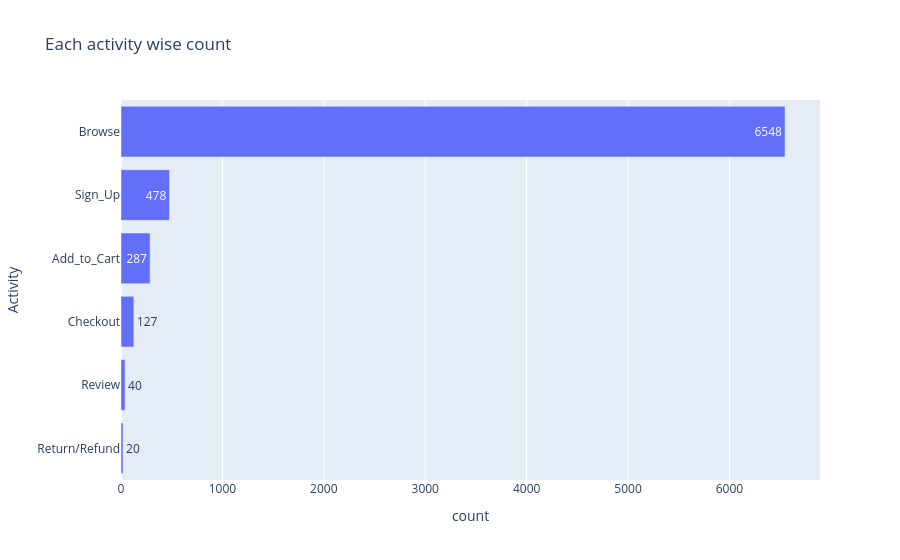

Source (notebook cell):
### Code cell
fig = px.bar(data_frame=z1,x='count',y='Activity',text='count', orientation = 'h',title='Each activity wise count')
fig.update_yaxes(autorange="reversed")
fig.show()

### Figure 1 — Plotly figure (JSON) as saved in the notebook; plotly's stock layout.template omitted (floating-point values rounded to 4 significant figures)
{"data": [{"hovertemplate": "count=%{text}<br>Activity=%{y}<extra></extra>", "legendgroup": "", "marker": {"color": "#636efa", "pattern": {"shape": ""}}, "name": "", "orientation": "h", "showlegend": false, "text": [6548.0, 478.0, 287.0, 127.0, 40.0, 20.0], "textposition": "auto", "type": "bar", "x": [6548, 478, 287, 127, 40, 20], "xaxis": "x", "y": ["Browse", "Sign_Up", "Add_to_Cart", "Checkout", "Review", "Return/Refund"], "yaxis": "y"}], "layout": {"barmode": "relative", "legend": {"tracegroupgap": 0}, "title": {"text": "Each activity wise count"}, "xaxis": {"anchor": "y", "domain": [0, 1], "title": {"text": "count"}}, "yaxis": {"anchor": "x", "autorange": "reversed", "domain": [0, 1], "title": {"text": "Activity"}}}}
